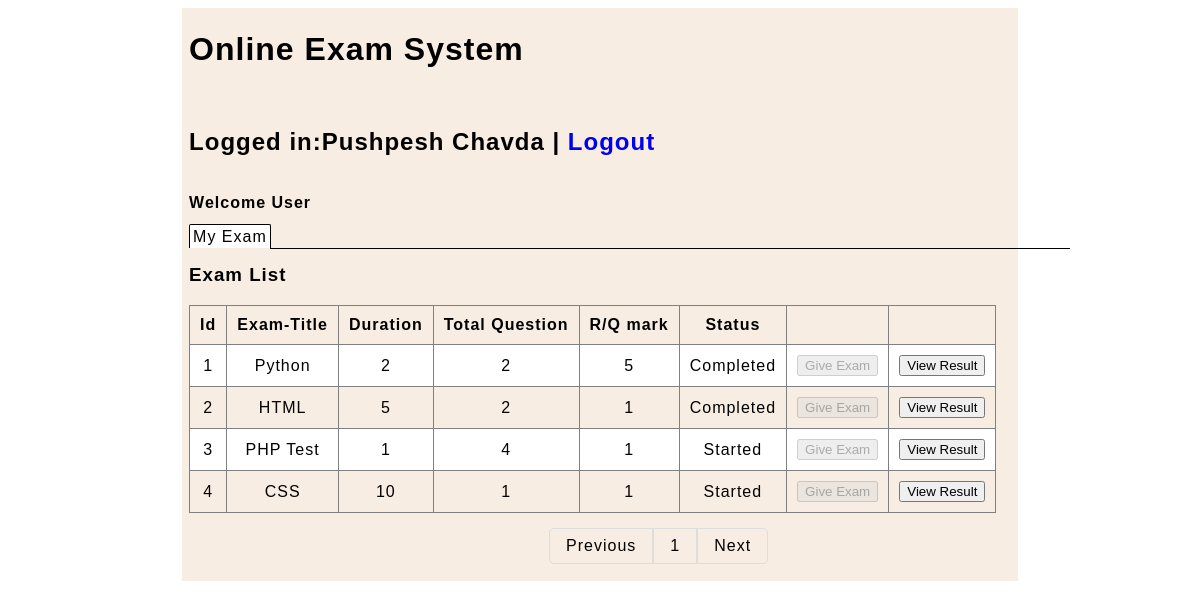
The app's page /view_user.php (signed in) with its own data.
### tables this page shows
CREATE TABLE IF NOT EXISTS `exam_user` (
  `id` int(11) UNSIGNED NOT NULL AUTO_INCREMENT,
  `first_name` varchar(250) DEFAULT NULL,
  `laast_name` varchar(250) DEFAULT NULL,
  `gender` enum('Male','Female') NOT NULL,
  `email` varchar(250) DEFAULT NULL,
  `password` varchar(60) NOT NULL,
  `mobile` varchar(12) NOT NULL,
  `address` text NOT NULL,
  `created` datetime NOT NULL DEFAULT current_timestamp(),
  `role` enum('admin','user') DEFAULT NULL,
  PRIMARY KEY (`id`)
);

CREATE TABLE IF NOT EXISTS `exam_create` (
  `id` int(11) NOT NULL AUTO_INCREMENT,
  `user_id` int(11) NOT NULL,
  `exam_title` varchar(250) NOT NULL,
  `duration` varchar(30) NOT NULL,
  `total_question` int(5) NOT NULL,
  `marks_right_answer` varchar(30) NOT NULL,
  `create_on` date NOT NULL DEFAULT current_timestamp(),
  `status` enum('Pending','Created','Started','Completed') NOT NULL,
  PRIMARY KEY (`id`)
);

### view_user.php (the view, shortened to what this page needs)
<?php
	require_once('db.php');
$em=$_SESSION['email'];
$id_query="select * from exam_user where email='$em'";
$run=mysqli_query($db,$id_query);
$r=mysqli_fetch_array($run);
?>
<html>
<head>
<link rel="stylesheet" href="CSS/view_user.css" >
<link rel="stylesheet" href="CSS/pagination.css" >
</head>
	<body>
		<div class="main">
		<h1>Online Exam System</h1>
		<?php
		$em=$_SESSION['email'];
			$sql="select * from exam_user where role='user' and email='$em'";
			$run=mysqli_query($db,$sql);
			$result=mysqli_fetch_array($run);
		?>
		<br><p><h2>Logged in:<?=$result['first_name']." ".$result['laast_name']?> | <a class="out" href="logout.php">Logout</h2></a></p>
		<p><br><b>Welcome User</b></p>
		<p class="select">
		<a class="btn" href="view_user.php">My Exam</a>
		<span class="unl"></span>
		</p>
		<h3>Exam List</h3>
		<table border="1">
		<tr>
		<th>Id</th>
		<th>Exam-Title</th>
		<th>Duration</th>
		<th>Total Question</th>
		<th>R/Q mark</th>
		<th>Status</th>
		<th></th>
		</tr>
<?php
$ext="select * from exam_create";
$row=mysqli_query($db,$ext);
$cnt=1;
while($rst=mysqli_fetch_array($row))
{
$u_id=$r['id'];
$e_id=$rst['id'];
$exam_query="select * from enroll where exam_id=$e_id and user_id=$u_id";
$exam_run=mysqli_query($db,$exam_query);
$exam_fetch=mysqli_fetch_array($exam_run);
?>
			<tr align="center">
			<td><?=$cnt?></td>
			<td><?=$rst['exam_title']?></td>
			<td><?=$rst['duration']?></td>
			<td><?=$rst['total_question']?></td>
			<td><?=$rst['marks_right_answer']?></td>
			<td><?=$rst['status']?></td>
<?php
if($exam_fetch['exam_taken']=="No" && $exam_fetch['user_id']==$u_id && $rst['status']=="Started"){?>
<td><button id="my-button<?=$cnt?>" onclick="window.location.href='process_exam.php?exam_id=<?=$rst['id']?>'">Give Exam</button></td>
<td><button disabled>View Result</button></td></td>
<?php
			}
else if($exam_fetch['exam_taken']=="Yes" || $rst['status']=="Completed"){?><td>
<button disabled>Give Exam</button></td>
<td><button onclick="window.location.href='show_result.php?exam_id=<?=$rst['id']?>&user_id=<?=$u_id?>'">View Result</button></td></td>
			<?php
			}
			else if($rst['status']=="Pending" || $rst['status']=="Created"){?><td>
			<button disabled>Give Exam</button></td>
			<td><button disabled>View Result</button></td></td>
			<?php
			}
			?>
			</tr>
		<?php
			$cnt++;
			}
		?>
		</table>
		<?php
		include_once('pagination.php');
		?>
		</div>
	</body>
</html>

### CSS/view_user.css (style rules this page uses)
body { font-family:arial; letter-spacing:1px; }
.main { background-color:#F8EDE3; width:70%; margin:0 auto; padding:2px 0 7px 7px; position:relative; }
.main a { text-decoration:none; }
.btn { position:relative; color:black; padding:3px; border-radius:2px 2px 0 0; }
a { margin:0; }
.select a:first-child { background-color:white; border: 1px solid black; border-bottom:none; margin:0; }
table { margin:0; border-collapse:collapse; }
.unl { position:absolute; height:1px; width:800px; background-color:black; left:88px; top:240px; }
tr:nth-child(even) { background:white; }
th, td { padding:10px; }

### records on screen
exam_user: first_name "Pushpesh", laast_name "Chavda"
exam_create: exam_title "Python", duration "2", total_question "2", marks_right_answer "5", status "Completed"
exam_create: exam_title "HTML", duration "5", total_question "2", marks_right_answer "1", status "Completed"
exam_create: exam_title "PHP Test", duration "1", total_question "4", marks_right_answer "1", status "Started"
exam_create: exam_title "CSS", duration "10", total_question "1", marks_right_answer "1", status "Started"
